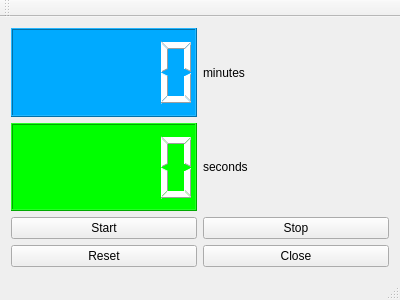
<?xml version="1.0" encoding="UTF-8"?>
<ui version="4.0">
 <class>MainWindow</class>
 <widget class="QMainWindow" name="MainWindow">
  <property name="geometry">
   <rect>
    <x>0</x>
    <y>0</y>
    <width>400</width>
    <height>300</height>
   </rect>
  </property>
  <property name="windowTitle">
   <string>MainWindow</string>
  </property>
  <widget class="QWidget" name="centralWidget">
   <layout class="QGridLayout" name="gridLayout">
    <item row="0" column="0">
     <widget class="QLCDNumber" name="lcdNumberMin">
      <property name="styleSheet">
       <string notr="true">background-color: rgb(0, 170, 255);
color: rgb(255, 255, 255);</string>
      </property>
     </widget>
    </item>
    <item row="1" column="0">
     <widget class="QLCDNumber" name="lcdNumberSec">
      <property name="styleSheet">
       <string notr="true">background-color: rgb(0, 255, 0);
color: rgb(255, 255, 255);</string>
      </property>
     </widget>
    </item>
    <item row="2" column="0">
     <widget class="QPushButton" name="startButton">
      <property name="text">
       <string>Start</string>
      </property>
     </widget>
    </item>
    <item row="2" column="1">
     <widget class="QPushButton" name="stopButton">
      <property name="text">
       <string>Stop</string>
      </property>
     </widget>
    </item>
    <item row="3" column="0">
     <widget class="QPushButton" name="resetButton">
      <property name="text">
       <string>Reset</string>
      </property>
     </widget>
    </item>
    <item row="3" column="1">
     <widget class="QPushButton" name="closeButton">
      <property name="text">
       <string>Close</string>
      </property>
     </widget>
    </item>
    <item row="0" column="1">
     <widget class="QLabel" name="minLabel">
      <property name="text">
       <string>minutes</string>
      </property>
     </widget>
    </item>
    <item row="1" column="1">
     <widget class="QLabel" name="secLabel">
      <property name="text">
       <string>seconds</string>
      </property>
     </widget>
    </item>
   </layout>
  </widget>
  <widget class="QMenuBar" name="menuBar">
   <property name="geometry">
    <rect>
     <x>0</x>
     <y>0</y>
     <width>400</width>
     <height>20</height>
    </rect>
   </property>
  </widget>
  <widget class="QToolBar" name="mainToolBar">
   <attribute name="toolBarArea">
    <enum>TopToolBarArea</enum>
   </attribute>
   <attribute name="toolBarBreak">
    <bool>false</bool>
   </attribute>
  </widget>
  <widget class="QStatusBar" name="statusBar"/>
 </widget>
 <layoutdefault spacing="6" margin="11"/>
 <resources/>
 <connections/>
</ui>
